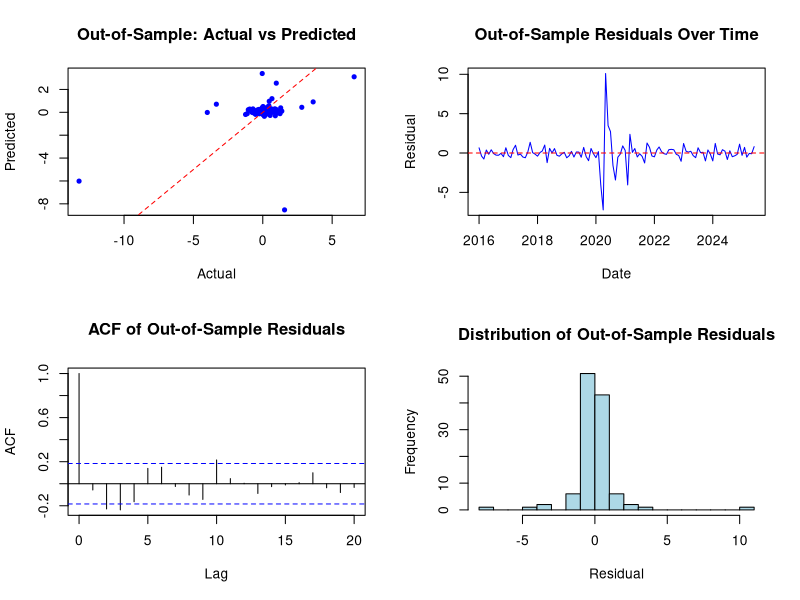
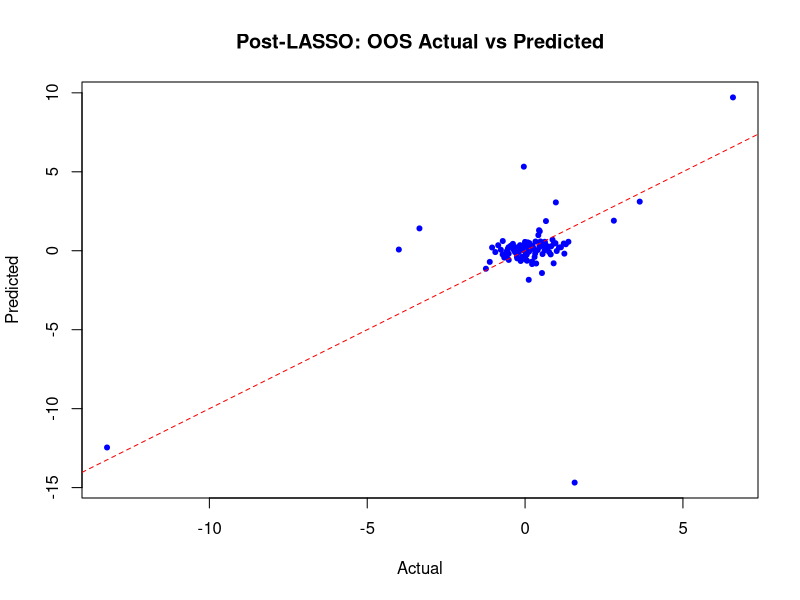

Write R code to recreate these figures, in order.
#----------------------------
# Load libraries
#----------------------------
library(readr)
library(dplyr)
library(zoo)
library(glmnet)
library(stringr)
library(tibble)
library(tidyr)

#############################
# LASSO
#############################

#----------------------------
# Load & clean data
#----------------------------
raw_data <- read_csv("2025-09-MD.csv")
data <- raw_data %>%
  mutate(
    INDPRO_growth = 100 * (INDPRO / lag(INDPRO) - 1),
    sasdate = as.Date(sasdate, format = "%m/%d/%Y")
  ) %>%
  select(-ACOGNO) %>%
  filter(!is.na(INDPRO_growth), sasdate >= as.Date("1978-01-01")) %>%
  filter(!(sasdate %in% as.Date(c("2025-07-01", "2025-08-01"))))

# Define variables
target_var <- "INDPRO_growth"
exclude_vars <- c("sasdate", "INDPRO", "INDPRO_growth")  # exclude target
predictor_vars <- setdiff(names(data), exclude_vars)

# Interpolate missing values in predictors only
data <- data %>% 
  arrange(sasdate) %>%
  mutate(across(all_of(predictor_vars), ~ na.approx(., na.rm = FALSE))) %>%
  drop_na()

#----------------------------
# define train/test split dates
#----------------------------
train_end <- as.Date("2015-12-01")
oos_start <- as.Date("2016-01-01")

#----------------------------
# create additional variables
#----------------------------
data <- data %>%
  mutate(
    BAA_AAA = BAA - AAA,
    T10Y3M = GS10 - TB3MS,
    COVID_dummy = ifelse(sasdate >= as.Date("2020-03-01") & sasdate <= as.Date("2020-06-01"), 1, 0)
  )

# Update predictor list to include new variables
predictor_vars <- setdiff(names(data), exclude_vars)

cat("Number of predictors before differencing:", length(predictor_vars), "\n")
cat("Checking if target is in predictors:", "INDPRO_growth" %in% predictor_vars, "\n")
cat("Checking if INDPRO is in predictors:", "INDPRO" %in% predictor_vars, "\n")

#----------------------------
# Variable transformation for stationarity
#----------------------------
diff_pad <- function(x) c(NA, diff(x))

# Variables to NOT difference
exclude_from_diff <- c("COVID_dummy", "INDPRO_growth", "INDPRO")
to_diff_vars <- setdiff(predictor_vars, exclude_from_diff)

cat("\nVariables to be differenced:", length(to_diff_vars), "\n")

# Apply differencing only to predictor variables
data <- data %>% 
  mutate(across(all_of(to_diff_vars), diff_pad, .names = "{.col}")) %>% 
  drop_na()

# Refresh predictor list after differencing
predictor_vars <- setdiff(names(data), exclude_vars)

cat("Number of predictors after differencing:", length(predictor_vars), "\n")

#----------------------------
# Create lagged predictors
#----------------------------
# Add INDPRO_growth_lag1, INDPRO_growth_lag2, INDPRO_growth_lag3 
for (lag in 1:3) {
  lag_name <- paste0("INDPRO_growth_lag", lag)
  data[[lag_name]] <- dplyr::lag(data[["INDPRO_growth"]], lag)
}
base_ar_cols <- paste0("INDPRO_growth_lag", 1:3)
# Add those to predictor_vars
predictor_vars <- c(predictor_vars, base_ar_cols)


max_lags <- 12

create_lagged_data <- function(data, predictor_vars, max_lags, target_var, skip_vars = base_ar_cols) {
  lagged_data <- data %>% select(sasdate, all_of(target_var))
  for (var in predictor_vars) {
    if (var %in% skip_vars) {
      lagged_data[[var]] <- data[[var]]
      # Do NOT create further lags
    } else {
      for (lag in 1:max_lags) {
        lag_name <- paste0(var, "_lag", lag)
        lagged_data[[lag_name]] <- dplyr::lag(data[[var]], lag)
      }
    }
  }
  lagged_data <- lagged_data %>% drop_na()
  return(lagged_data)
}


lagged_dataset <- create_lagged_data(data, predictor_vars, max_lags, target_var)
#because of date and target
cat("\nTotal lagged features created:", ncol(lagged_dataset) - 2, "\n") 

#----------------------------
# Split train/test
#----------------------------
train_data <- lagged_dataset %>% filter(sasdate <= train_end)
test_data  <- lagged_dataset %>% filter(sasdate >= oos_start)

X_train <- train_data %>% select(-sasdate, -INDPRO_growth) %>% as.matrix()
y_train <- train_data$INDPRO_growth

X_test  <- test_data %>% select(-sasdate, -INDPRO_growth) %>% as.matrix()
y_test  <- test_data$INDPRO_growth

base_ar_cols <- c("INDPRO_growth_lag1", "INDPRO_growth_lag2", "INDPRO_growth_lag3")
base_ar_indices <- which(colnames(X_train) %in% base_ar_cols)
penalty <- rep(1, ncol(X_train))
penalty[base_ar_indices] <- 0    




# Verification checks
stopifnot(nrow(X_train) == length(y_train))
stopifnot(nrow(X_test) == length(y_test))
stopifnot(identical(colnames(X_train), colnames(X_test)))

cat("\nData quality checks:\n")
cat("NAs in X_train:", sum(is.na(X_train)), "\n")
cat("NAs in y_train:", sum(is.na(y_train)), "\n")
cat("NAs in X_test:", sum(is.na(X_test)), "\n")
cat("NAs in y_test:", sum(is.na(y_test)), "\n")
cat("Train obs:", nrow(X_train), "Test obs:", nrow(X_test), "\n")

# Check for INDPRO leakage
indpro_cols <- grep("INDPRO", colnames(X_train), value = TRUE)
cat("\nINDPRO-related columns in predictors:", paste(indpro_cols, collapse = ", "), "\n")

#----------------------------
# Fit LASSO with BIC selection
#----------------------------
fit_lasso <- glmnet(X_train, y_train, alpha = 1, standardize = TRUE, penalty.factor = penalty)

# BIC calculation
get_bic <- function(fit, X, y) {
  n <- length(y)
  preds <- predict(fit, X)
  rss <- colSums((y - preds)^2)
  df <- fit$df  # Number of nonzero coefficients
  bic <- n * log(rss / n) + df * log(n)
  return(bic)
}

bic_values <- get_bic(fit_lasso, X_train, y_train)
lambda_bic <- fit_lasso$lambda[which.min(bic_values)]

cat("\nOptimal lambda (BIC):", lambda_bic, "\n")

#----------------------------
# Extract selected variables and coefficients
#----------------------------
coef_bic <- coef(fit_lasso, s = lambda_bic)
selected_vars_bic <- rownames(coef_bic)[which(coef_bic != 0)]
selected_vars_bic <- selected_vars_bic[selected_vars_bic != "(Intercept)"]

cat("Number of variables selected by BIC:", length(selected_vars_bic), "\n")
cat("\nSelected variables:\n")
print(selected_vars_bic)

#----------------------------
# In-sample performance
#----------------------------
pred_train <- predict(fit_lasso, newx = X_train, s = lambda_bic)
train_rmse <- sqrt(mean((y_train - pred_train)^2))
train_r2 <- 1 - sum((y_train - pred_train)^2) / sum((y_train - mean(y_train))^2)

cat("\n=== IN-SAMPLE PERFORMANCE ===\n")
cat("R-squared:", round(train_r2, 4), "\n")
cat("RMSE:", round(train_rmse, 4), "\n")

#----------------------------
# OOS forecast
#----------------------------
pred_test <- predict(fit_lasso, newx = X_test, s = lambda_bic)
test_rmse <- sqrt(mean((y_test - pred_test)^2))
test_r2 <- 1 - sum((y_test - pred_test)^2) / sum((y_test - mean(y_test))^2)

cat("\n=== OOS PERFORMANCE ===\n")
cat("R-squared:", round(test_r2, 4), "\n")
cat("RMSE:", round(test_rmse, 4), "\n")

#----------------------------
# Leakage tests
#----------------------------
cat("\n=== LEAKAGE TESTS ===\n")

# Test 1: Naive forecast benchmark
naive_forecast <- c(NA, y_test[-length(y_test)])
naive_cor <- cor(naive_forecast[-1], y_test[-1], use = "complete.obs")
cat("Naive forecast correlation (should be moderate):", round(naive_cor, 4), "\n")

# Test 2: Model prediction correlation
model_cor <- cor(pred_test, y_test, use = "complete.obs")
cat("Model prediction correlation:", round(model_cor, 4), "\n")

# Test 3: model_cor >> naive_cor it will be a problem
model_cor > 0.9 && test_r2 > 0.9

#----------------------------
# Diagnostic plots
#----------------------------
par(mfrow = c(2, 2))

# Plot 1: Actual vs Predicted (test)
plot(y_test, pred_test, 
     main = 'Out-of-Sample: Actual vs Predicted',
     xlab = 'Actual', ylab = 'Predicted',
     pch = 20, col = 'blue')
abline(0, 1, col = 'red', lty = 2)

# Plot 2: Residuals over time (test)
test_resids <- y_test - pred_test
plot(test_data$sasdate, test_resids,
     main = 'Out-of-Sample Residuals Over Time',
     xlab = 'Date', ylab = 'Residual',
     type = 'l', col = 'blue')
abline(h = 0, col = 'red', lty = 2)

# Plot 3: ACF of test residuals
acf(test_resids, main = 'ACF of Out-of-Sample Residuals')

# Plot 4: Histogram of residuals
hist(test_resids, breaks = 20, 
     main = 'Distribution of Out-of-Sample Residuals',
     xlab = 'Residual', col = 'lightblue')

par(mfrow = c(1, 1))

#----------------------------
# Additional diagnostics
#----------------------------
cat("Mean of test residuals:", round(mean(test_resids), 6), "\n")
cat("SD of test residuals:", round(sd(test_resids), 4), "\n")
cat("SD of y_test:", round(sd(y_test), 4), "\n")

# Durbin-Watson test for autocorrelation (informal)
dw_stat <- sum(diff(test_resids)^2) / sum(test_resids^2)
round(dw_stat, 4)



#############################
# Post-LASSO
#############################


#----------------------------
# Select non-zero coefficients
#----------------------------


# Get the coefficient vector at your chosen lambda
coef_bic <- coef(fit_lasso, s = lambda_bic)

# The coef_bic object is a sparse matrix. To extract the predictor names:
selected_vars <- rownames(coef_bic)[which(coef_bic != 0)] # include intercept
selected_vars <- selected_vars[selected_vars != "(Intercept)"] # drop intercept
print(selected_vars)

X_train_post <- X_train[, selected_vars, drop = FALSE]
X_test_post  <- X_test[, selected_vars, drop = FALSE]

#----------------------------
# In-sample OLS
#----------------------------

X_train_post_df <- as.data.frame(X_train_post)
postlasso_fit <- lm(y_train ~ ., data = X_train_post_df)
summary(postlasso_fit)
#----------------------------
# OOS
#----------------------------

X_test_post_df <- as.data.frame(X_test_post)
postlasso_pred <- predict(postlasso_fit, newdata = X_test_post_df)
#rmse
postlasso_rmse <- sqrt(mean((y_test - postlasso_pred)^2))
round(postlasso_rmse, 4)
#r-square
postlasso_r2 <- 1 - sum((y_test - postlasso_pred)^2) / sum((y_test - mean(y_test))^2)
round(postlasso_r2, 4)

plot(y_test, postlasso_pred, 
     main='Post-LASSO: OOS Actual vs Predicted', 
     xlab='Actual', ylab='Predicted', 
     pch=20, col='blue')
abline(0, 1, col='red', lty=2)



#############################
# Adaptive LASSO
#############################

#----------------------------
# Ridge as initial estimator
#----------------------------

# X_train and y_train are your predictors and target
cv_ridge <- cv.glmnet(X_train, y_train, alpha = 0) 
coefs_ini <- as.vector(coef(cv_ridge, s = cv_ridge$lambda.min))[-1] # Drop intercept

#----------------------------
# Adaptive weights
#----------------------------
w <- 1 / abs(coefs_ini)^1 # gamma = 1
w[is.infinite(w)] <- 1e6

#----------------------------
# Run LASSO
#----------------------------
cv_adalasso <- cv.glmnet(
  X_train, y_train,
  alpha = 1,
  penalty.factor = w,
  standardize = TRUE
)

#----------------------------
# OOS
#----------------------------

postlasso_pred <- predict(cv_adalasso, newx = X_test, s = "lambda.min")

#----------------------------
# Evaluate results
#----------------------------

summary(postlasso_pred)        
head(postlasso_pred)           
# RMSE
rmse <- sqrt(mean((y_test - postlasso_pred)^2))
round(rmse, 4)

# OOS R-squared
r2 <- 1 - sum((y_test - postlasso_pred)^2) / sum((y_test - mean(y_test))^2)
round(r2, 4)




